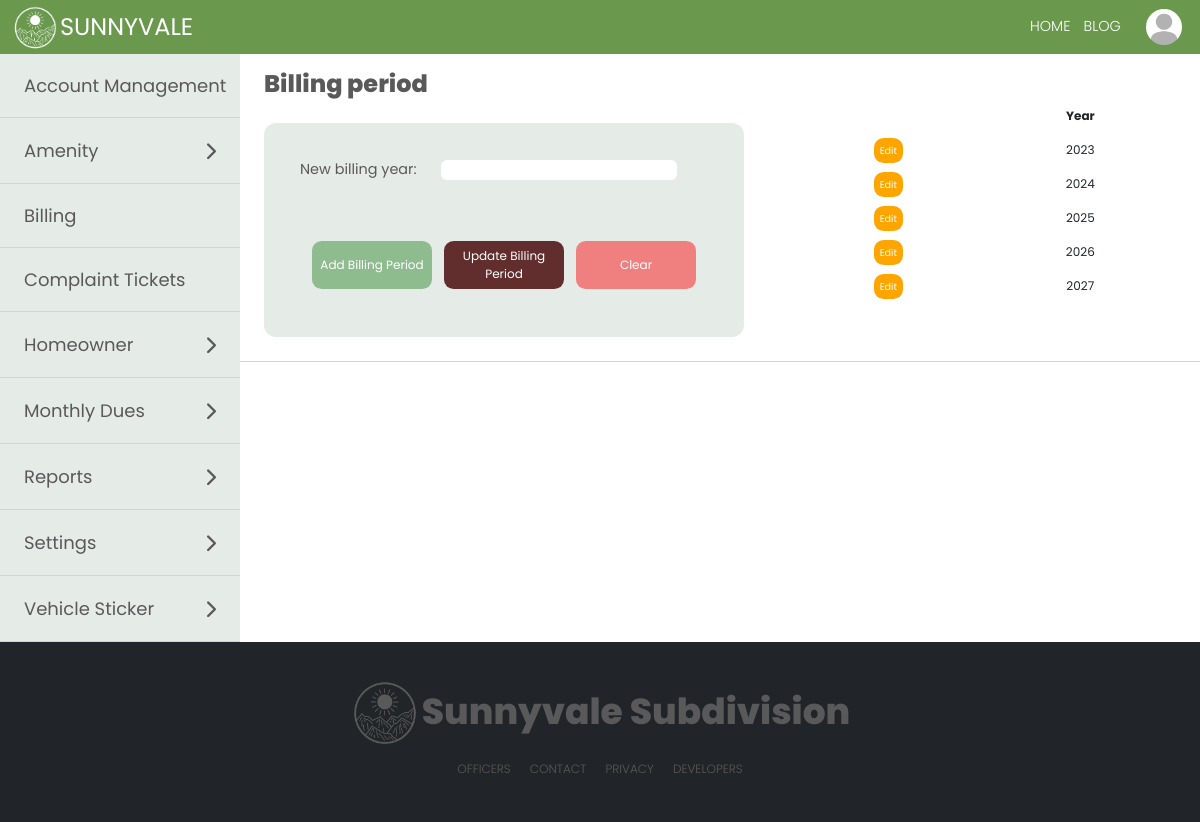
The page /modules/settingsBillingPeriod.php (signed in) on the database its author committed.
### tables this page shows
CREATE TABLE IF NOT EXISTS `user` (
  `user_id` int(11) NOT NULL AUTO_INCREMENT,
  `user_homeowner_id` int(11) DEFAULT NULL,
  `user_tenant_id` int(11) DEFAULT NULL,
  `full_name` varchar(50) NOT NULL,
  `user_type` varchar(15) NOT NULL,
  `password` varchar(30) NOT NULL,
  `email_address` varchar(40) DEFAULT NULL,
  `account_status` varchar(15) NOT NULL,
  `verification_code` varchar(6) DEFAULT NULL,
  `email_verified_at` datetime DEFAULT NULL,
  PRIMARY KEY (`user_id`)
);

CREATE TABLE IF NOT EXISTS `homeowner_profile` (
  `homeowner_id` int(11) NOT NULL AUTO_INCREMENT,
  `last_name` varchar(100) NOT NULL,
  `first_name` varchar(100) NOT NULL,
  `middle_name` varchar(100) DEFAULT NULL,
  `suffix` varchar(100) DEFAULT NULL,
  `sex` varchar(100) NOT NULL,
  `street` varchar(255) NOT NULL,
  `subdivision` varchar(255) NOT NULL,
  `barangay` varchar(50) NOT NULL,
  `business_address` varchar(255) DEFAULT NULL,
  `occupation` varchar(100) DEFAULT NULL,
  `email_address` varchar(100) NOT NULL,
  `birthdate` date DEFAULT NULL,
  `mobile_number` varchar(20) DEFAULT NULL,
  `employer` varchar(100) DEFAULT NULL,
  `vehicle_registration` varchar(20) DEFAULT NULL,
  `display_picture` varchar(255) NOT NULL,
  PRIMARY KEY (`homeowner_id`)
);

CREATE TABLE IF NOT EXISTS `years` (
  `yearID` int(11) NOT NULL AUTO_INCREMENT,
  `year` varchar(45) NOT NULL,
  PRIMARY KEY (`yearID`)
);

### modules/settingsBillingPeriod.php (the view, shortened to what this page needs)
<?php
require '../marginals/topbar.php';
$resultYears = $con->query("SELECT * FROM years") or die($mysqli->error);
?>
<!DOCTYPE html>
<html lang="en">
<head>
</head>
<body>
    <div class="secretary">
        <div class="sideBar">
            <?php require '../marginals/sidebarAdmin.php'; ?>
        </div>
        <div class="secretaryPanel">
            <label class="lblSettings" id="amenity">Billing period</label>
            <div class="settingsAddAmenity" id="AddAmenity">
                <div class="addAmenityForm">
                    <form method="post" autocomplete="off">
                        <table class="tblAmenityForm">
                            <tr>
                                <td>New billing year:</td>
                                <td>
                                    <input type="text" name="year" id="year" value="<?php echo $year ?? ''; ?>">
                                </td>
                            </tr>
                        </table>
                        <div class="btnArea">
                            <button type="button" class="btnSubmitReg" data-bs-toggle="modal" data-bs-target="#addAmenityModal" <?php
                                                                                                                                if ($year_id ?? '') {
                                                                                                                                    echo "disabled";
                                                                                                                                } else {
                                                                                                                                    echo "";
                                                                                                                                } ?>>
                                Add Billing Period
                            </button>
                            <button type="button" class="btnClearReg" data-bs-toggle="modal" data-bs-target="#updateBillingPeriodModal" <?php
                                                                                                                                        if ($year_id ?? '') {
                                                                                                                                            echo "";
                                                                                                                                        } else {
                                                                                                                                            echo "disabled";
                                                                                                                                        } ?>>
                                Update Billing Period
                            </button>
                            <button type="button" value="" class="btnClearReg" data-bs-toggle="modal" data-bs-target="#exampleModal1">
                                Clear
                            </button>
                        </div>
                    </form>
                </div>
                <div class="tblAmenityContainer">
                    <table class="table tblAmenity">
                        <thead>
                            <th></th>
                            <th>Year</th>
                        </thead>
                        <?php while ($rowYears = $resultYears->fetch_assoc()) : ?>
                            <tr>
                                <td>
                                    <a href="settingsBillingPeriod.php?year_id=<?php echo $rowYears['yearID']; ?>" class="btnEdit">Edit</a>
                                </td>
                                <td>
                                    <?php echo $rowYears['year'] ?>
                                </td>
                            </tr>
                        <?php endwhile; ?>
                    </table>
                </div>
            </div>
        </div>
    </div>
    <?php
    require '../marginals/footer2.php'
    ?>
</body>
</html>

### marginals/topbar.php (shortened to what this page needs)
<?php
include "../process.php";
if ($_SESSION['user_type'] == 'Tenant') {
  $result = $con->query("SELECT * FROM user, tenant WHERE user_id = " . $user_id = $_SESSION['user_id'] . "  AND user.full_name = tenant.full_name") or die($mysqli->error);
  $result1 = $con->query("SELECT * FROM user, tenant WHERE user_id = " . $user_id = $_SESSION['user_id'] . "  AND user.full_name = tenant.full_name")  or die($mysqli->error);
  $row1 = $result1->fetch_assoc();
  $homeowner_id_profile = $row1['user_homeowner_id'];
  $fullname_monthlyDues = $row1['full_name'];
  $user_type = $row1['user_type'];
  $resultSubdivision = $con->query("SELECT * FROM user, tenant, homeowner_profile WHERE user_id = " . $user_id = $_SESSION['user_id'] . " AND user.full_name = tenant.full_name AND homeowner_profile.homeowner_id = tenant.homeowner_id") or die($mysqli->error);
  $rowSubdivision = $resultSubdivision->fetch_assoc();
  $subdivision_name1 = $rowSubdivision['subdivision'];
  $resultComplainee = $con->query("SELECT * FROM homeowner_profile WHERE subdivision ='$subdivision_name1' AND homeowner_id != '$homeowner_id_profile' ORDER BY first_name");
} else {
  $result = $con->query("SELECT * FROM user, homeowner_profile  WHERE user_id = " . $user_id = $_SESSION['user_id'] . "  AND full_name = CONCAT(first_name, ' ', last_name)") or die($mysqli->error);
  $result1 = $con->query("SELECT * FROM user, homeowner_profile  WHERE user_id = " . $user_id = $_SESSION['user_id'] . "  AND full_name = CONCAT(first_name, ' ', last_name)") or die($mysqli->error);
  $row1 = $result1->fetch_assoc();
  $user_type = $row1['user_type'];
}
?>
<!DOCTYPE html>
<html lang="en">
<head>
  <link href="https://cdn.jsdelivr.net/npm/bootstrap@5.0.2/dist/css/bootstrap.min.css" rel="stylesheet">
</head>
<body>
  <div class='navigation'>
    <div class="topLeft">
      <img src="..\img\logoSV.png" alt="" />
      <i class="topIcon">SUNNYVALE</i>
    </div>
    <form class="topbarNav" method="post">
      <div class="topCenter">
        <ul class="topList">
          <li data-bs-toggle="modal" data-bs-target="#confirmLogout" onclick="location.href='#confirmLogout'" class="topListItem1">HOME</li>
          <?php
          if ($user_type != 'Guard') {
          ?>
            <li onclick="location.href='../modules/blogHome.php'" class="topListItem1"> BLOG</li>
          <?php
          }
          ?>
      </div>
      <div class="topRight">
        <div class='menu-trigger'>
          <div class="btn-group dropleft">
            <button type="button" class="dropdownIMG" data-toggle="dropdown" aria-haspopup="true" aria-expanded="false">
              <img class="topImg1" <?php
                                    $row = $result->fetch_assoc();
                                    $imageURL = '../media/displayPhotos/' . $row['display_picture'];
                                    ?> src="<?= $imageURL ?>" alt="" />
            </button>
          </div>
        </div>
      </div>
    </form>
  </div>
</body>
</html>

### marginals/topbar.php (style rules this page uses)
.topbarNav { display: flex; gap: 1vw; align-items: center; }
.navigation { margin-top: 0; margin-bottom: 0; padding: 0; width: 100%; height: 4.5vw; background-color: rgba(106, 153, 78); position: sticky; top: 0; display: flex; align-items: center; font-family: "Poppins", sans-serif; z-index: 999; backdrop-filter: blur(5px); }
.topLeft { max-height: 4.5vw; margin-top: 0; flex: 3; display: flex; align-items: center; justify-content: flex-start; margin-left: 1vw; }
.topLeft img { max-height: 4vw; }
.topRight { max-height: 4.5vw; flex: 3; display: flex; align-items: center; justify-content: flex-end; margin-right: 1vw; }
.topCenter { flex: 60; }
.topIcon { font-size: 2vw; margin-right: 10px; color: white; font-family: "Poppins", sans-serif; font-style: normal; cursor: pointer; }
.menu-trigger { display: flex; max-height: 4.5vw; }
.topImg1 { max-height: 3vw; max-width: 3vw; width: 3vw; height: 3vw; border-radius: 50%; object-fit: cover; cursor: pointer; }
.topList { display: flex; justify-content: flex-end; margin: 0; padding: 0; list-style: none; color: white; }
.topListItem1 { color: white; padding: 0.5vw; margin-right: 0.1vw; font-size: 1.2vw; font-weight: 300; cursor: pointer; }
.dropdownIMG { background-color: rgb(89, 89, 89, 0); border: none !important; }

### modules/settingsBillingPeriod.php (style rules this page uses)
* { margin: 0; font-family: 'Poppins', sans-serif; }
input { font-size: 1vw; border-radius: 0.5vw; border: none !important; }
.tblForm th, td { font-size: 1vw; padding: 1vw; }
.secretary { display: flex; }
.sideBar { background-color: rgb(248, 245, 227); flex: 2; color: black; }
.secretaryPanel { flex: 8; width: 100%; overflow-x: hidden; }
.addAmenityForm { background-color: rgb(170, 192, 175, 0.3); margin: 2vw; border-radius: 1vw; padding: 2vw; width: 50%; }
.tblAmenityForm td { color: rgb(89, 89, 89); font-size: 1.2vw; border: none !important; text-align: left; }
.tblAmenityForm input, .tblAmenityForm select { background-color: white; color: rgb(89, 89, 89) !important; }
.tblAmenity { width: 100%; margin: 0; }
.tblAmenity th { background-color: rgb(170, 192, 175, 0.3); }
.tblAmenity th, .tblAmenity td { text-align: center; border: none !important; font-size: 1vw; overflow-y: auto; max-width: 100%; max-height: 20vw; margin-top: 2vw; vertical-align: center; }
.tblAmenityContainer { padding: 0; width: 40%; justify-content: center; margin-bottom: 2vw; margin-left: 2vw; margin-right: 0; overflow-y: auto; overflow-x: auto; max-height: 20vw; }
.settingsAddAmenity { width: 100%; display: flex; border-bottom: solid 1px rgb(211, 211, 211); }
.lblSettings { font-size: 2vw; font-family: "Poppins", sans-serif; margin-top: 1vw; margin-left: 2vw; margin-bottom: -2vw; padding: 0; color: rgb(89, 89, 89); font-weight: 800; }
.btnEdit { background-color: orange; border: 0; padding: 0.5vw; max-width: 50vw; width: 5vw; font-family: "Poppins", sans-sans-serif; font-size: .8vw; margin-top: 2vw; border-radius: 0.8vw; cursor: pointer; text-decoration: none; color: white; }
.btnSubmitReg { background-color: darkseagreen; border: 0; padding: 0.5vw; max-width: 50vw; width: 10vw; font-family: "Poppins", sans-sans-serif; font-size: 1vw; margin-top: 2vw; color: white; border-radius: 0.8vw; cursor: pointer; }
.btnClearReg { background-color: lightcoral; border: 0; padding: 0.5vw; max-width: 50vw; width: 10vw; font-family: "Poppins", sans-sans-serif; font-size: 1vw; margin-top: 2vw; color: white; border-radius: 0.8vw; cursor: pointer; }
.btnClearReg:disabled { background-color: rgb(97, 45, 45); }
.tblHomeowners thead, th { padding: 0.5vw; text-align: center; font-size: 1.2vw; background-color: rgb(170, 192, 175, 0.3); width: max-content; white-space: nowrap; }
.btnArea { display: flex; margin: 2vw; gap: 1vw; }

### marginals/sidebarAdmin.php (style rules this page uses)
* { margin: 0; font-family: 'Poppins', sans-serif; }
input { font-size: 1vw; border-radius: 0.5vw; border: none !important; }
.tblForm th, td { font-size: 1vw; padding: 1vw; }
.secretary { display: flex; }
.sideBar { background-color: rgb(170, 192, 175, 0.3); flex: 2; color: black; }

### rows shown on the page
user: homeowner_profile.display_picture (placeholder picture)
years: year "2023"
years: year "2024"
years: year "2025"
years: year "2026"
years: year "2027"
